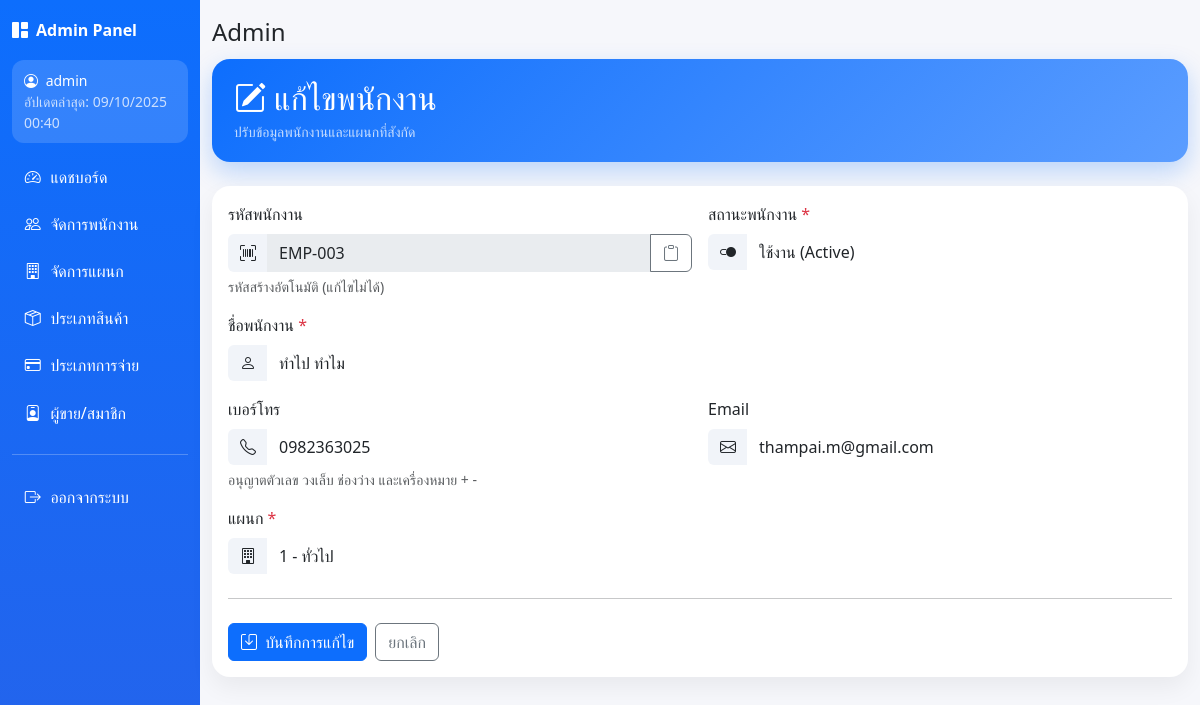
/Devolper/employee_edit.php?id=3 (signed in), run on an earlier commit of the app's database.
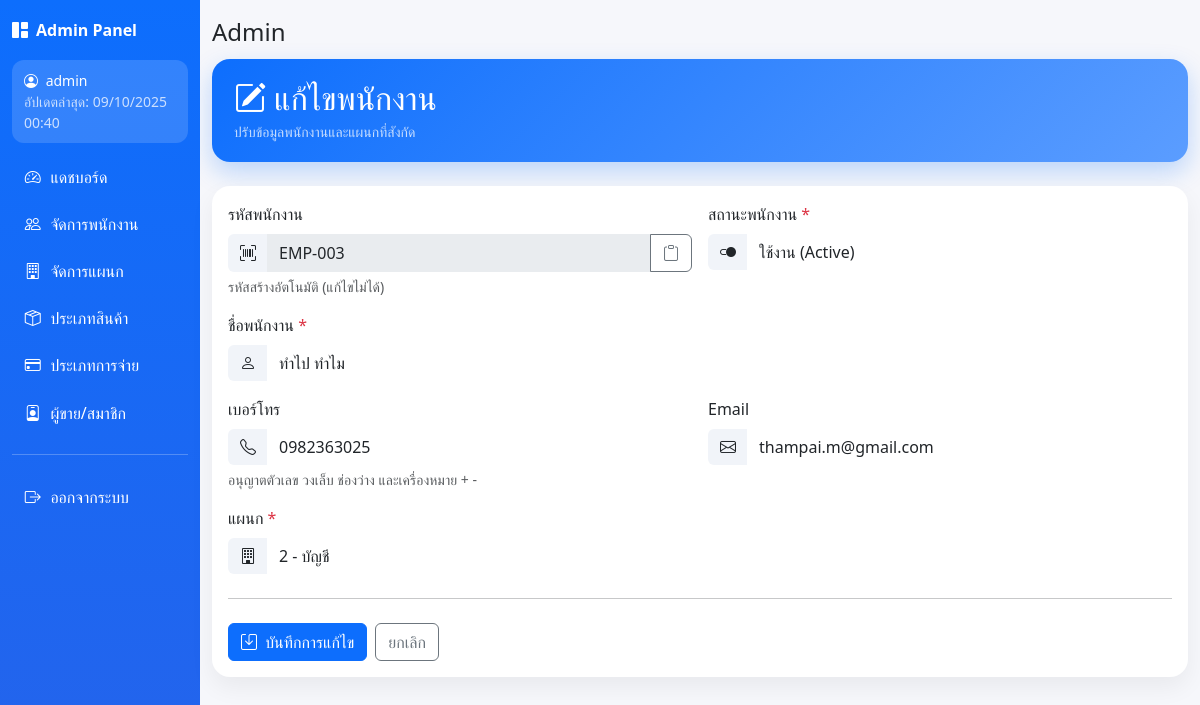
And on a later commit of the database.
### tables this page shows
CREATE TABLE `employees` (
  `employee_id` int(10) UNSIGNED NOT NULL,
  `full_name` varchar(150) NOT NULL COMMENT 'ชื่อพนักงาน',
  `phone` varchar(20) DEFAULT NULL,
  `email` varchar(150) DEFAULT NULL,
  `status` enum('active','inactive') NOT NULL DEFAULT 'active' COMMENT 'สถานะพนักงาน',
  `department_id` int(10) UNSIGNED NOT NULL,
  `employee_code` varchar(12) DEFAULT NULL
);

CREATE TABLE `departments` (
  `department_id` int(10) UNSIGNED NOT NULL,
  `department_name` varchar(100) NOT NULL COMMENT 'ชื่อแผนก',
  `head_employee_id` int(10) UNSIGNED DEFAULT NULL COMMENT 'รหัสพนักงานที่เป็นหัวหน้า (FK ไป employees ภายหลัง)'
);

### Devolper/employee_edit.php (the view, shortened to what this page needs)
<?php
require_once "../connect.php";
$employee_id = intval($_GET['id'] ?? 0);
$departments = [];
$deptSql = "SELECT department_id, department_name FROM departments ORDER BY department_name";
if ($res = $conn->query($deptSql)) {
  while ($r = $res->fetch_assoc()) $departments[] = $r;
}
$empSql = "SELECT e.employee_id, e.employee_code, e.full_name, e.phone, e.email,
                  e.department_id, e.status
           FROM employees e
           WHERE e.employee_id = ?";
$stmt = $conn->prepare($empSql);
$stmt->bind_param("i", $employee_id);
$stmt->execute();
$emp = $stmt->get_result()->fetch_assoc();
require __DIR__ . '/partials/admin_header.php';
?>
<!DOCTYPE html>
<html lang="th">
<head>
  <link href="https://cdn.jsdelivr.net/npm/bootstrap@5.3.3/dist/css/bootstrap.min.css" rel="stylesheet">
  <link href="https://cdn.jsdelivr.net/npm/bootstrap-icons@1.11.3/font/bootstrap-icons.css" rel="stylesheet">
</head>
<body>
  <div class="page-head d-flex justify-content-between align-items-center mb-4">
    <div>
      <h2 class="mb-1"><i class="bi bi-pencil-square me-2"></i>แก้ไขพนักงาน</h2>
      <div class="small opacity-75">ปรับข้อมูลพนักงานและแผนกที่สังกัด</div>
    </div>
  </div>
  <div class="card">
    <div class="card-body">
      <form method="post" id="empEditForm" novalidate>
        <div class="row g-3">
          <div class="col-md-6">
            <label class="form-label">รหัสพนักงาน</label>
            <div class="input-group">
              <span class="input-group-text"><i class="bi bi-upc-scan"></i></span>
              <input type="text" class="form-control" id="empCode" value="<?= htmlspecialchars($emp['employee_code']) ?>" disabled>
              <button class="btn btn-outline-secondary copy-btn" type="button" id="btnCopyCode" title="คัดลอกรหัส">
                <i class="bi bi-clipboard"></i>
              </button>
            </div>
            <div class="form-text">รหัสสร้างอัตโนมัติ (แก้ไขไม่ได้)</div>
          </div>
          <div class="col-md-6">
            <label class="form-label required">สถานะพนักงาน</label>
            <div class="input-group">
              <span class="input-group-text"><i class="bi bi-toggle2-on"></i></span>
              <select name="status" class="form-select" required>
                <option value="active"   <?= $emp['status']==='active'?'selected':''; ?>>ใช้งาน (Active)</option>
              </select>
            </div>
          </div>
          <div class="col-12">
            <label class="form-label required">ชื่อพนักงาน</label>
            <div class="input-group">
              <span class="input-group-text"><i class="bi bi-person"></i></span>
              <input type="text" name="full_name" class="form-control" required
                     placeholder="กรอกชื่อ-นามสกุล"
                     value="<?= htmlspecialchars($emp['full_name']) ?>">
            </div>
          </div>
          <div class="col-md-6">
            <label class="form-label">เบอร์โทร</label>
            <div class="input-group">
              <span class="input-group-text"><i class="bi bi-telephone"></i></span>
              <input type="tel" name="phone" class="form-control"
                     value="<?= htmlspecialchars($emp['phone']) ?>"
                     pattern="^[0-9+\-\s()]{8,20}$"
                     placeholder="เช่น 08x-xxx-xxxx">
            </div>
            <div class="form-text">อนุญาตตัวเลข วงเล็บ ช่องว่าง และเครื่องหมาย + -</div>
          </div>
          <div class="col-md-6">
            <label class="form-label">Email</label>
            <div class="input-group">
              <span class="input-group-text"><i class="bi bi-envelope"></i></span>
              <input type="email" name="email" class="form-control"
                     value="<?= htmlspecialchars($emp['email']) ?>"
                     placeholder="name@example.com">
            </div>
          </div>
          <div class="col-12">
            <label class="form-label required">แผนก</label>
            <div class="input-group">
              <span class="input-group-text"><i class="bi bi-building"></i></span>
              <select name="department_id" class="form-select" required>
                <?php foreach ($departments as $d): ?>
                  <option value="<?= $d['department_id']; ?>"
                    <?= ($emp['department_id']==$d['department_id'])?'selected':''; ?>>
                    <?= htmlspecialchars($d['department_id'].' - '.$d['department_name']); ?>
                  </option>
                <?php endforeach; ?>
              </select>
            </div>
          </div>
        </div>
        <hr class="my-4">
        <div class="d-flex gap-2">
          <button type="submit" class="btn btn-primary">
            <i class="bi bi-save me-1"></i> บันทึกการแก้ไข
          </button>
          <a href="employeeManagement.php" class="btn btn-outline-secondary">ยกเลิก</a>
        </div>
      </form>
    </div>
  </div>
</body>
</html>
<?php require __DIR__ . '/partials/admin_footer.php'; ?>

What changed in the data, as far as the page shows it:
changed employees "EMP-003": department_id "1 - ทั่วไป" → "2 - บัญชี"
